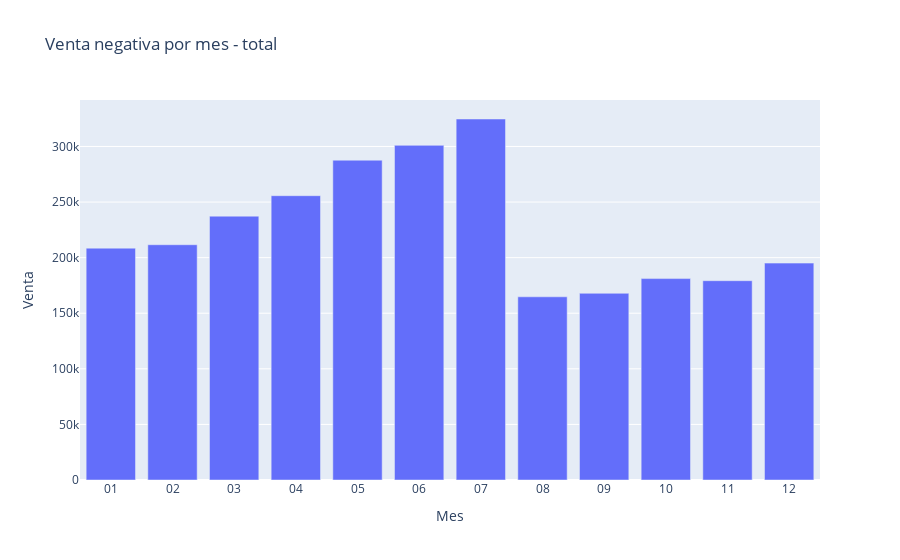

The code cell stored with this chart in its notebook:
### Code cell
df_graf = pd.DataFrame(df_order_items_negativa.groupby('created_at_month')['sale_price'].sum().reset_index().sort_values(by='created_at_month'))

px.bar(df_graf,
    x = 'created_at_month',
    y = 'sale_price',
    title = 'Venta negativa por mes - total',
    labels = {'sale_price':'Venta', 'created_at_month': 'Mes'},
    #barmode = 'group' # Generar diagramas de barras lado a lado, sin apilar las categorías de color.
)

### Figure 1 — Plotly figure (JSON) as saved in the notebook; plotly's stock layout.template omitted (floating-point values rounded to 4 significant figures)
{"data": [{"alignmentgroup": "True", "hovertemplate": "Mes=%{x}<br>Venta=%{y}<extra></extra>", "legendgroup": "", "marker": {"color": "#636efa", "pattern": {"shape": ""}}, "name": "", "offsetgroup": "", "orientation": "v", "showlegend": false, "textposition": "auto", "type": "bar", "x": ["01", "02", "03", "04", "05", "06", "07", "08", "09", "10", "11", "12"], "xaxis": "x", "y": [208500.0, 211600.0, 237300.0, 255700.0, 287600.0, 301000.0, 324700.0, 164800.0, 167900.0, 181200.0, 179300.0, 195100.0], "yaxis": "y"}], "layout": {"autosize": true, "barmode": "relative", "legend": {"tracegroupgap": 0}, "title": {"text": "Venta negativa por mes - total"}, "xaxis": {"anchor": "y", "autorange": true, "domain": [0, 1], "range": [-0.5, 11.5], "title": {"text": "Mes"}, "type": "category"}, "yaxis": {"anchor": "x", "autorange": true, "domain": [0, 1], "range": [0, 341800.0], "title": {"text": "Venta"}, "type": "linear"}}}
